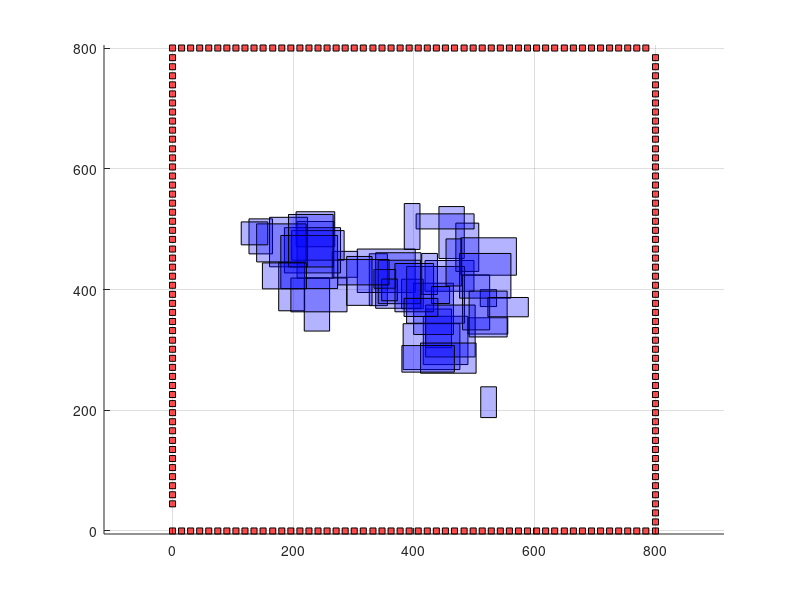

Write the MATLAB code that produced this figure.
axis equal;
hold on;
grid on;
block_x=[ 418.308 499.308 499.308 418.308 418.308 ];
block_y=[ 397.032 397.032 448.032 448.032 397.032 ];
h = fill(block_x, block_y, 'b');
set(h, 'FaceAlpha', 0.3);
set(h, 'EdgeColor', 'k');
block_x=[ 206.265 267.265 267.265 206.265 206.265 ];
block_y=[ 418.66 418.66 512.66 512.66 418.66 ];
h = fill(block_x, block_y, 'b');
set(h, 'FaceAlpha', 0.3);
set(h, 'EdgeColor', 'k');
block_x=[ 325.938 355.938 355.938 325.938 325.938 ];
block_y=[ 373.255 373.255 459.255 459.255 373.255 ];
h = fill(block_x, block_y, 'b');
set(h, 'FaceAlpha', 0.3);
set(h, 'EdgeColor', 'k');
block_x=[ 306.034 402.034 402.034 306.034 306.034 ];
block_y=[ 395.031 395.031 467.031 467.031 395.031 ];
h = fill(block_x, block_y, 'b');
set(h, 'FaceAlpha', 0.3);
set(h, 'EdgeColor', 'k');
block_x=[ 419.098 462.098 462.098 419.098 419.098 ];
block_y=[ 303.611 303.611 367.611 367.611 303.611 ];
h = fill(block_x, block_y, 'b');
set(h, 'FaceAlpha', 0.3);
set(h, 'EdgeColor', 'k');
block_x=[ 264.523 306.523 306.523 264.523 264.523 ];
block_y=[ 420.211 420.211 463.211 463.211 420.211 ];
h = fill(block_x, block_y, 'b');
set(h, 'FaceAlpha', 0.3);
set(h, 'EdgeColor', 'k');
block_x=[ 126.647 165.647 165.647 126.647 126.647 ];
block_y=[ 459.019 459.019 517.019 517.019 459.019 ];
h = fill(block_x, block_y, 'b');
set(h, 'FaceAlpha', 0.3);
set(h, 'EdgeColor', 'k');
block_x=[ 415.354 489.354 489.354 415.354 415.354 ];
block_y=[ 275.66 275.66 355.66 355.66 275.66 ];
h = fill(block_x, block_y, 'b');
set(h, 'FaceAlpha', 0.3);
set(h, 'EdgeColor', 'k');
block_x=[ 379.424 415.424 415.424 379.424 379.424 ];
block_y=[ 368.057 368.057 417.057 417.057 368.057 ];
h = fill(block_x, block_y, 'b');
set(h, 'FaceAlpha', 0.3);
set(h, 'EdgeColor', 'k');
block_x=[ 204.697 268.697 268.697 204.697 204.697 ];
block_y=[ 470.814 470.814 528.814 528.814 470.814 ];
h = fill(block_x, block_y, 'b');
set(h, 'FaceAlpha', 0.3);
set(h, 'EdgeColor', 'k');
block_x=[ 381.986 475.986 475.986 381.986 381.986 ];
block_y=[ 267.356 267.356 343.356 343.356 267.356 ];
h = fill(block_x, block_y, 'b');
set(h, 'FaceAlpha', 0.3);
set(h, 'EdgeColor', 'k');
block_x=[ 441.293 483.293 483.293 441.293 441.293 ];
block_y=[ 451.38 451.38 537.38 537.38 451.38 ];
h = fill(block_x, block_y, 'b');
set(h, 'FaceAlpha', 0.3);
set(h, 'EdgeColor', 'k');
block_x=[ 399.398 465.398 465.398 399.398 399.398 ];
block_y=[ 325.416 325.416 410.416 410.416 325.416 ];
h = fill(block_x, block_y, 'b');
set(h, 'FaceAlpha', 0.3);
set(h, 'EdgeColor', 'k');
block_x=[ 336.529 411.529 411.529 336.529 336.529 ];
block_y=[ 368.9 368.9 460.9 460.9 368.9 ];
h = fill(block_x, block_y, 'b');
set(h, 'FaceAlpha', 0.3);
set(h, 'EdgeColor', 'k');
block_x=[ 469.264 507.264 507.264 469.264 469.264 ];
block_y=[ 429.961 429.961 509.961 509.961 429.961 ];
h = fill(block_x, block_y, 'b');
set(h, 'FaceAlpha', 0.3);
set(h, 'EdgeColor', 'k');
block_x=[ 185.337 278.337 278.337 185.337 185.337 ];
block_y=[ 427.462 427.462 502.462 502.462 427.462 ];
h = fill(block_x, block_y, 'b');
set(h, 'FaceAlpha', 0.3);
set(h, 'EdgeColor', 'k');
block_x=[ 387.726 483.726 483.726 387.726 387.726 ];
block_y=[ 344.138 344.138 438.138 438.138 344.138 ];
h = fill(block_x, block_y, 'b');
set(h, 'FaceAlpha', 0.3);
set(h, 'EdgeColor', 'k');
block_x=[ 197.268 284.268 284.268 197.268 197.268 ];
block_y=[ 448.57 448.57 497.57 497.57 448.57 ];
h = fill(block_x, block_y, 'b');
set(h, 'FaceAlpha', 0.3);
set(h, 'EdgeColor', 'k');
block_x=[ 477.607 569.607 569.607 477.607 477.607 ];
block_y=[ 423.67 423.67 485.67 485.67 423.67 ];
h = fill(block_x, block_y, 'b');
set(h, 'FaceAlpha', 0.3);
set(h, 'EdgeColor', 'k');
block_x=[ 160.694 223.694 223.694 160.694 160.694 ];
block_y=[ 437.598 437.598 519.598 519.598 437.598 ];
h = fill(block_x, block_y, 'b');
set(h, 'FaceAlpha', 0.3);
set(h, 'EdgeColor', 'k');
block_x=[ 340.73 410.73 410.73 340.73 340.73 ];
block_y=[ 376.498 376.498 448.498 448.498 376.498 ];
h = fill(block_x, block_y, 'b');
set(h, 'FaceAlpha', 0.3);
set(h, 'EdgeColor', 'k');
block_x=[ 403.518 499.518 499.518 403.518 403.518 ];
block_y=[ 500.32 500.32 525.32 525.32 500.32 ];
h = fill(block_x, block_y, 'b');
set(h, 'FaceAlpha', 0.3);
set(h, 'EdgeColor', 'k');
block_x=[ 453.064 479.064 479.064 453.064 453.064 ];
block_y=[ 405.824 405.824 483.824 483.824 405.824 ];
h = fill(block_x, block_y, 'b');
set(h, 'FaceAlpha', 0.3);
set(h, 'EdgeColor', 'k');
block_x=[ 383.881 409.881 409.881 383.881 383.881 ];
block_y=[ 466.38 466.38 542.38 542.38 466.38 ];
h = fill(block_x, block_y, 'b');
set(h, 'FaceAlpha', 0.3);
set(h, 'EdgeColor', 'k');
block_x=[ 510.527 536.527 536.527 510.527 510.527 ];
block_y=[ 187.823 187.823 238.823 238.823 187.823 ];
h = fill(block_x, block_y, 'b');
set(h, 'FaceAlpha', 0.3);
set(h, 'EdgeColor', 'k');
block_x=[ 489.364 555.364 555.364 489.364 489.364 ];
block_y=[ 326.207 326.207 353.207 353.207 326.207 ];
h = fill(block_x, block_y, 'b');
set(h, 'FaceAlpha', 0.3);
set(h, 'EdgeColor', 'k');
block_x=[ 412.81 438.81 438.81 412.81 412.81 ];
block_y=[ 391.736 391.736 459.736 459.736 391.736 ];
h = fill(block_x, block_y, 'b');
set(h, 'FaceAlpha', 0.3);
set(h, 'EdgeColor', 'k');
block_x=[ 509.772 536.772 536.772 509.772 509.772 ];
block_y=[ 371.751 371.751 399.751 399.751 371.751 ];
h = fill(block_x, block_y, 'b');
set(h, 'FaceAlpha', 0.3);
set(h, 'EdgeColor', 'k');
block_x=[ 333.62 369.62 369.62 333.62 333.62 ];
block_y=[ 402.118 402.118 433.118 433.118 402.118 ];
h = fill(block_x, block_y, 'b');
set(h, 'FaceAlpha', 0.3);
set(h, 'EdgeColor', 'k');
block_x=[ 480.35 525.35 525.35 480.35 480.35 ];
block_y=[ 333.122 333.122 424.122 424.122 333.122 ];
h = fill(block_x, block_y, 'b');
set(h, 'FaceAlpha', 0.3);
set(h, 'EdgeColor', 'k');
block_x=[ 139.331 221.331 221.331 139.331 139.331 ];
block_y=[ 445.717 445.717 508.717 508.717 445.717 ];
h = fill(block_x, block_y, 'b');
set(h, 'FaceAlpha', 0.3);
set(h, 'EdgeColor', 'k');
block_x=[ 419.317 501.317 501.317 419.317 419.317 ];
block_y=[ 288.264 288.264 374.264 374.264 288.264 ];
h = fill(block_x, block_y, 'b');
set(h, 'FaceAlpha', 0.3);
set(h, 'EdgeColor', 'k');
block_x=[ 113.795 157.795 157.795 113.795 113.795 ];
block_y=[ 473.983 473.983 511.983 511.983 473.983 ];
h = fill(block_x, block_y, 'b');
set(h, 'FaceAlpha', 0.3);
set(h, 'EdgeColor', 'k');
block_x=[ 175.867 218.867 218.867 175.867 175.867 ];
block_y=[ 364.736 364.736 444.736 444.736 364.736 ];
h = fill(block_x, block_y, 'b');
set(h, 'FaceAlpha', 0.3);
set(h, 'EdgeColor', 'k');
block_x=[ 475.506 560.506 560.506 475.506 475.506 ];
block_y=[ 385.697 385.697 459.697 459.697 385.697 ];
h = fill(block_x, block_y, 'b');
set(h, 'FaceAlpha', 0.3);
set(h, 'EdgeColor', 'k');
block_x=[ 368.405 432.405 432.405 368.405 368.405 ];
block_y=[ 363.084 363.084 443.084 443.084 363.084 ];
h = fill(block_x, block_y, 'b');
set(h, 'FaceAlpha', 0.3);
set(h, 'EdgeColor', 'k');
block_x=[ 218.216 260.216 260.216 218.216 218.216 ];
block_y=[ 331.162 331.162 419.162 419.162 331.162 ];
h = fill(block_x, block_y, 'b');
set(h, 'FaceAlpha', 0.3);
set(h, 'EdgeColor', 'k');
block_x=[ 410.857 502.857 502.857 410.857 410.857 ];
block_y=[ 261.339 261.339 311.339 311.339 261.339 ];
h = fill(block_x, block_y, 'b');
set(h, 'FaceAlpha', 0.3);
set(h, 'EdgeColor', 'k');
block_x=[ 196.025 289.025 289.025 196.025 196.025 ];
block_y=[ 363.021 363.021 419.021 419.021 363.021 ];
h = fill(block_x, block_y, 'b');
set(h, 'FaceAlpha', 0.3);
set(h, 'EdgeColor', 'k');
block_x=[ 379.9 466.9 466.9 379.9 379.9 ];
block_y=[ 263.121 263.121 307.121 307.121 263.121 ];
h = fill(block_x, block_y, 'b');
set(h, 'FaceAlpha', 0.3);
set(h, 'EdgeColor', 'k');
block_x=[ 179.345 273.345 273.345 179.345 179.345 ];
block_y=[ 401.501 401.501 489.501 489.501 401.501 ];
h = fill(block_x, block_y, 'b');
set(h, 'FaceAlpha', 0.3);
set(h, 'EdgeColor', 'k');
block_x=[ 288.487 330.487 330.487 288.487 288.487 ];
block_y=[ 373.737 373.737 454.737 454.737 373.737 ];
h = fill(block_x, block_y, 'b');
set(h, 'FaceAlpha', 0.3);
set(h, 'EdgeColor', 'k');
block_x=[ 491.307 554.307 554.307 491.307 491.307 ];
block_y=[ 321.392 321.392 397.392 397.392 321.392 ];
h = fill(block_x, block_y, 'b');
set(h, 'FaceAlpha', 0.3);
set(h, 'EdgeColor', 'k');
block_x=[ 522.373 589.373 589.373 522.373 522.373 ];
block_y=[ 354.782 354.782 386.782 386.782 354.782 ];
h = fill(block_x, block_y, 'b');
set(h, 'FaceAlpha', 0.3);
set(h, 'EdgeColor', 'k');
block_x=[ 192.092 266.092 266.092 192.092 192.092 ];
block_y=[ 437.278 437.278 524.278 524.278 437.278 ];
h = fill(block_x, block_y, 'b');
set(h, 'FaceAlpha', 0.3);
set(h, 'EdgeColor', 'k');
block_x=[ 148.879 221.879 221.879 148.879 148.879 ];
block_y=[ 401.055 401.055 444.055 444.055 401.055 ];
h = fill(block_x, block_y, 'b');
set(h, 'FaceAlpha', 0.3);
set(h, 'EdgeColor', 'k');
block_x=[ 346.405 372.405 372.405 346.405 346.405 ];
block_y=[ 381.35 381.35 417.35 417.35 381.35 ];
h = fill(block_x, block_y, 'b');
set(h, 'FaceAlpha', 0.3);
set(h, 'EdgeColor', 'k');
block_x=[ 273.691 358.691 358.691 273.691 273.691 ];
block_y=[ 407.627 407.627 449.627 449.627 407.627 ];
h = fill(block_x, block_y, 'b');
set(h, 'FaceAlpha', 0.3);
set(h, 'EdgeColor', 'k');
block_x=[ 428.889 458.889 458.889 428.889 428.889 ];
block_y=[ 376.79 376.79 404.79 404.79 376.79 ];
h = fill(block_x, block_y, 'b');
set(h, 'FaceAlpha', 0.3);
set(h, 'EdgeColor', 'k');
block_x=[ 383.556 439.556 439.556 383.556 383.556 ];
block_y=[ 355.32 355.32 385.32 385.32 355.32 ];
h = fill(block_x, block_y, 'b');
set(h, 'FaceAlpha', 0.3);
set(h, 'EdgeColor', 'k');
block_x=[ -5 5 5 -5 -5 ];
block_y=[ 40 40 50 50 40 ];
h = fill(block_x, block_y, 'r');
set(h, 'FaceAlpha', 0.7);
set(h, 'EdgeColor', 'k');
block_x=[ -5 5 5 -5 -5 ];
block_y=[ 55 55 65 65 55 ];
h = fill(block_x, block_y, 'r');
set(h, 'FaceAlpha', 0.7);
set(h, 'EdgeColor', 'k');
block_x=[ -5 5 5 -5 -5 ];
block_y=[ 70 70 80 80 70 ];
h = fill(block_x, block_y, 'r');
set(h, 'FaceAlpha', 0.7);
set(h, 'EdgeColor', 'k');
block_x=[ -5 5 5 -5 -5 ];
block_y=[ 115 115 125 125 115 ];
h = fill(block_x, block_y, 'r');
set(h, 'FaceAlpha', 0.7);
set(h, 'EdgeColor', 'k');
block_x=[ -5 5 5 -5 -5 ];
block_y=[ 130 130 140 140 130 ];
h = fill(block_x, block_y, 'r');
set(h, 'FaceAlpha', 0.7);
set(h, 'EdgeColor', 'k');
block_x=[ -5 5 5 -5 -5 ];
block_y=[ 145 145 155 155 145 ];
h = fill(block_x, block_y, 'r');
set(h, 'FaceAlpha', 0.7);
set(h, 'EdgeColor', 'k');
block_x=[ -5 5 5 -5 -5 ];
block_y=[ 161 161 171 171 161 ];
h = fill(block_x, block_y, 'r');
set(h, 'FaceAlpha', 0.7);
set(h, 'EdgeColor', 'k');
block_x=[ -5 5 5 -5 -5 ];
block_y=[ 176 176 186 186 176 ];
h = fill(block_x, block_y, 'r');
set(h, 'FaceAlpha', 0.7);
set(h, 'EdgeColor', 'k');
block_x=[ 795 805 805 795 795 ];
block_y=[ 583 583 593 593 583 ];
h = fill(block_x, block_y, 'r');
set(h, 'FaceAlpha', 0.7);
set(h, 'EdgeColor', 'k');
block_x=[ 795 805 805 795 795 ];
block_y=[ 553 553 563 563 553 ];
h = fill(block_x, block_y, 'r');
set(h, 'FaceAlpha', 0.7);
set(h, 'EdgeColor', 'k');
block_x=[ 795 805 805 795 795 ];
block_y=[ 523 523 533 533 523 ];
h = fill(block_x, block_y, 'r');
set(h, 'FaceAlpha', 0.7);
set(h, 'EdgeColor', 'k');
block_x=[ -5 5 5 -5 -5 ];
block_y=[ 372 372 382 382 372 ];
h = fill(block_x, block_y, 'r');
set(h, 'FaceAlpha', 0.7);
set(h, 'EdgeColor', 'k');
block_x=[ 795 805 805 795 795 ];
block_y=[ 493 493 503 503 493 ];
h = fill(block_x, block_y, 'r');
set(h, 'FaceAlpha', 0.7);
set(h, 'EdgeColor', 'k');
block_x=[ 795 805 805 795 795 ];
block_y=[ 644 644 654 654 644 ];
h = fill(block_x, block_y, 'r');
set(h, 'FaceAlpha', 0.7);
set(h, 'EdgeColor', 'k');
block_x=[ 55 65 65 55 55 ];
block_y=[ 795 795 805 805 795 ];
h = fill(block_x, block_y, 'r');
set(h, 'FaceAlpha', 0.7);
set(h, 'EdgeColor', 'k');
block_x=[ 795 805 805 795 795 ];
block_y=[ 447 447 457 457 447 ];
h = fill(block_x, block_y, 'r');
set(h, 'FaceAlpha', 0.7);
set(h, 'EdgeColor', 'k');
block_x=[ 795 805 805 795 795 ];
block_y=[ 432 432 442 442 432 ];
h = fill(block_x, block_y, 'r');
set(h, 'FaceAlpha', 0.7);
set(h, 'EdgeColor', 'k');
block_x=[ 795 805 805 795 795 ];
block_y=[ 417 417 427 427 417 ];
h = fill(block_x, block_y, 'r');
set(h, 'FaceAlpha', 0.7);
set(h, 'EdgeColor', 'k');
block_x=[ 795 805 805 795 795 ];
block_y=[ 402 402 412 412 402 ];
h = fill(block_x, block_y, 'r');
set(h, 'FaceAlpha', 0.7);
set(h, 'EdgeColor', 'k');
block_x=[ 795 805 805 795 795 ];
block_y=[ 372 372 382 382 372 ];
h = fill(block_x, block_y, 'r');
set(h, 'FaceAlpha', 0.7);
set(h, 'EdgeColor', 'k');
block_x=[ 644 654 654 644 644 ];
block_y=[ -5 -5 5 5 -5 ];
h = fill(block_x, block_y, 'r');
set(h, 'FaceAlpha', 0.7);
set(h, 'EdgeColor', 'k');
block_x=[ 795 805 805 795 795 ];
block_y=[ 598 598 608 608 598 ];
h = fill(block_x, block_y, 'r');
set(h, 'FaceAlpha', 0.7);
set(h, 'EdgeColor', 'k');
block_x=[ -5 5 5 -5 -5 ];
block_y=[ 387 387 397 397 387 ];
h = fill(block_x, block_y, 'r');
set(h, 'FaceAlpha', 0.7);
set(h, 'EdgeColor', 'k');
block_x=[ 795 805 805 795 795 ];
block_y=[ 779 779 789 789 779 ];
h = fill(block_x, block_y, 'r');
set(h, 'FaceAlpha', 0.7);
set(h, 'EdgeColor', 'k');
block_x=[ 795 805 805 795 795 ];
block_y=[ 251 251 261 261 251 ];
h = fill(block_x, block_y, 'r');
set(h, 'FaceAlpha', 0.7);
set(h, 'EdgeColor', 'k');
block_x=[ 795 805 805 795 795 ];
block_y=[ 628 628 638 638 628 ];
h = fill(block_x, block_y, 'r');
set(h, 'FaceAlpha', 0.7);
set(h, 'EdgeColor', 'k');
block_x=[ -5 5 5 -5 -5 ];
block_y=[ 523 523 533 533 523 ];
h = fill(block_x, block_y, 'r');
set(h, 'FaceAlpha', 0.7);
set(h, 'EdgeColor', 'k');
block_x=[ 795 805 805 795 795 ];
block_y=[ 221 221 231 231 221 ];
h = fill(block_x, block_y, 'r');
set(h, 'FaceAlpha', 0.7);
set(h, 'EdgeColor', 'k');
block_x=[ 583 593 593 583 583 ];
block_y=[ 795 795 805 805 795 ];
h = fill(block_x, block_y, 'r');
set(h, 'FaceAlpha', 0.7);
set(h, 'EdgeColor', 'k');
block_x=[ 795 805 805 795 795 ];
block_y=[ 296 296 306 306 296 ];
h = fill(block_x, block_y, 'r');
set(h, 'FaceAlpha', 0.7);
set(h, 'EdgeColor', 'k');
block_x=[ 795 805 805 795 795 ];
block_y=[ 176 176 186 186 176 ];
h = fill(block_x, block_y, 'r');
set(h, 'FaceAlpha', 0.7);
set(h, 'EdgeColor', 'k');
block_x=[ -5 5 5 -5 -5 ];
block_y=[ 478 478 488 488 478 ];
h = fill(block_x, block_y, 'r');
set(h, 'FaceAlpha', 0.7);
set(h, 'EdgeColor', 'k');
block_x=[ 795 805 805 795 795 ];
block_y=[ 100 100 110 110 100 ];
h = fill(block_x, block_y, 'r');
set(h, 'FaceAlpha', 0.7);
set(h, 'EdgeColor', 'k');
block_x=[ 795 805 805 795 795 ];
block_y=[ 161 161 171 171 161 ];
h = fill(block_x, block_y, 'r');
set(h, 'FaceAlpha', 0.7);
set(h, 'EdgeColor', 'k');
block_x=[ 327 337 337 327 327 ];
block_y=[ -5 -5 5 5 -5 ];
h = fill(block_x, block_y, 'r');
set(h, 'FaceAlpha', 0.7);
set(h, 'EdgeColor', 'k');
block_x=[ 795 805 805 795 795 ];
block_y=[ 85 85 95 95 85 ];
h = fill(block_x, block_y, 'r');
set(h, 'FaceAlpha', 0.7);
set(h, 'EdgeColor', 'k');
block_x=[ 795 805 805 795 795 ];
block_y=[ 191 191 201 201 191 ];
h = fill(block_x, block_y, 'r');
set(h, 'FaceAlpha', 0.7);
set(h, 'EdgeColor', 'k');
block_x=[ 795 805 805 795 795 ];
block_y=[ 55 55 65 65 55 ];
h = fill(block_x, block_y, 'r');
set(h, 'FaceAlpha', 0.7);
set(h, 'EdgeColor', 'k');
block_x=[ 795 805 805 795 795 ];
block_y=[ 266 266 276 276 266 ];
h = fill(block_x, block_y, 'r');
set(h, 'FaceAlpha', 0.7);
set(h, 'EdgeColor', 'k');
block_x=[ 704 714 714 704 704 ];
block_y=[ -5 -5 5 5 -5 ];
h = fill(block_x, block_y, 'r');
set(h, 'FaceAlpha', 0.7);
set(h, 'EdgeColor', 'k');
block_x=[ 795 805 805 795 795 ];
block_y=[ 25 25 35 35 25 ];
h = fill(block_x, block_y, 'r');
set(h, 'FaceAlpha', 0.7);
set(h, 'EdgeColor', 'k');
block_x=[ 221 231 231 221 221 ];
block_y=[ -5 -5 5 5 -5 ];
h = fill(block_x, block_y, 'r');
set(h, 'FaceAlpha', 0.7);
set(h, 'EdgeColor', 'k');
block_x=[ 417 427 427 417 417 ];
block_y=[ 795 795 805 805 795 ];
h = fill(block_x, block_y, 'r');
set(h, 'FaceAlpha', 0.7);
set(h, 'EdgeColor', 'k');
block_x=[ 795 805 805 795 795 ];
block_y=[ 10 10 20 20 10 ];
h = fill(block_x, block_y, 'r');
set(h, 'FaceAlpha', 0.7);
set(h, 'EdgeColor', 'k');
block_x=[ 100 110 110 100 100 ];
block_y=[ -5 -5 5 5 -5 ];
h = fill(block_x, block_y, 'r');
set(h, 'FaceAlpha', 0.7);
set(h, 'EdgeColor', 'k');
block_x=[ -5 5 5 -5 -5 ];
block_y=[ 266 266 276 276 266 ];
h = fill(block_x, block_y, 'r');
set(h, 'FaceAlpha', 0.7);
set(h, 'EdgeColor', 'k');
block_x=[ 795 805 805 795 795 ];
block_y=[ 130 130 140 140 130 ];
h = fill(block_x, block_y, 'r');
set(h, 'FaceAlpha', 0.7);
set(h, 'EdgeColor', 'k');
block_x=[ 734 744 744 734 734 ];
block_y=[ 795 795 805 805 795 ];
h = fill(block_x, block_y, 'r');
set(h, 'FaceAlpha', 0.7);
set(h, 'EdgeColor', 'k');
block_x=[ 493 503 503 493 493 ];
block_y=[ 795 795 805 805 795 ];
h = fill(block_x, block_y, 'r');
set(h, 'FaceAlpha', 0.7);
set(h, 'EdgeColor', 'k');
block_x=[ 719 729 729 719 719 ];
block_y=[ -5 -5 5 5 -5 ];
h = fill(block_x, block_y, 'r');
set(h, 'FaceAlpha', 0.7);
set(h, 'EdgeColor', 'k');
block_x=[ 659 669 669 659 659 ];
block_y=[ -5 -5 5 5 -5 ];
h = fill(block_x, block_y, 'r');
set(h, 'FaceAlpha', 0.7);
set(h, 'EdgeColor', 'k');
block_x=[ 795 805 805 795 795 ];
block_y=[ 749 749 759 759 749 ];
h = fill(block_x, block_y, 'r');
set(h, 'FaceAlpha', 0.7);
set(h, 'EdgeColor', 'k');
block_x=[ 25 35 35 25 25 ];
block_y=[ -5 -5 5 5 -5 ];
h = fill(block_x, block_y, 'r');
set(h, 'FaceAlpha', 0.7);
set(h, 'EdgeColor', 'k');
block_x=[ 795 805 805 795 795 ];
block_y=[ 236 236 246 246 236 ];
h = fill(block_x, block_y, 'r');
set(h, 'FaceAlpha', 0.7);
set(h, 'EdgeColor', 'k');
block_x=[ 191 201 201 191 191 ];
block_y=[ -5 -5 5 5 -5 ];
h = fill(block_x, block_y, 'r');
set(h, 'FaceAlpha', 0.7);
set(h, 'EdgeColor', 'k');
block_x=[ 538 548 548 538 538 ];
block_y=[ 795 795 805 805 795 ];
h = fill(block_x, block_y, 'r');
set(h, 'FaceAlpha', 0.7);
set(h, 'EdgeColor', 'k');
block_x=[ 447 457 457 447 447 ];
block_y=[ -5 -5 5 5 -5 ];
h = fill(block_x, block_y, 'r');
set(h, 'FaceAlpha', 0.7);
set(h, 'EdgeColor', 'k');
block_x=[ 130 140 140 130 130 ];
block_y=[ -5 -5 5 5 -5 ];
h = fill(block_x, block_y, 'r');
set(h, 'FaceAlpha', 0.7);
set(h, 'EdgeColor', 'k');
block_x=[ 357 367 367 357 357 ];
block_y=[ -5 -5 5 5 -5 ];
h = fill(block_x, block_y, 'r');
set(h, 'FaceAlpha', 0.7);
set(h, 'EdgeColor', 'k');
block_x=[ 795 805 805 795 795 ];
block_y=[ 206 206 216 216 206 ];
h = fill(block_x, block_y, 'r');
set(h, 'FaceAlpha', 0.7);
set(h, 'EdgeColor', 'k');
block_x=[ 598 608 608 598 598 ];
block_y=[ 795 795 805 805 795 ];
h = fill(block_x, block_y, 'r');
set(h, 'FaceAlpha', 0.7);
set(h, 'EdgeColor', 'k');
block_x=[ 176 186 186 176 176 ];
block_y=[ -5 -5 5 5 -5 ];
h = fill(block_x, block_y, 'r');
set(h, 'FaceAlpha', 0.7);
set(h, 'EdgeColor', 'k');
block_x=[ 266 276 276 266 266 ];
block_y=[ -5 -5 5 5 -5 ];
h = fill(block_x, block_y, 'r');
set(h, 'FaceAlpha', 0.7);
set(h, 'EdgeColor', 'k');
block_x=[ 795 805 805 795 795 ];
block_y=[ 387 387 397 397 387 ];
h = fill(block_x, block_y, 'r');
set(h, 'FaceAlpha', 0.7);
set(h, 'EdgeColor', 'k');
block_x=[ 795 805 805 795 795 ];
block_y=[ -5 -5 5 5 -5 ];
h = fill(block_x, block_y, 'r');
set(h, 'FaceAlpha', 0.7);
set(h, 'EdgeColor', 'k');
block_x=[ 281 291 291 281 281 ];
block_y=[ -5 -5 5 5 -5 ];
h = fill(block_x, block_y, 'r');
set(h, 'FaceAlpha', 0.7);
set(h, 'EdgeColor', 'k');
block_x=[ 402 412 412 402 402 ];
block_y=[ -5 -5 5 5 -5 ];
h = fill(block_x, block_y, 'r');
set(h, 'FaceAlpha', 0.7);
set(h, 'EdgeColor', 'k');
block_x=[ 161 171 171 161 161 ];
block_y=[ 795 795 805 805 795 ];
h = fill(block_x, block_y, 'r');
set(h, 'FaceAlpha', 0.7);
set(h, 'EdgeColor', 'k');
block_x=[ 206 216 216 206 206 ];
block_y=[ -5 -5 5 5 -5 ];
h = fill(block_x, block_y, 'r');
set(h, 'FaceAlpha', 0.7);
set(h, 'EdgeColor', 'k');
block_x=[ -5 5 5 -5 -5 ];
block_y=[ 311 311 321 321 311 ];
h = fill(block_x, block_y, 'r');
set(h, 'FaceAlpha', 0.7);
set(h, 'EdgeColor', 'k');
block_x=[ 311 321 321 311 311 ];
block_y=[ -5 -5 5 5 -5 ];
h = fill(block_x, block_y, 'r');
set(h, 'FaceAlpha', 0.7);
set(h, 'EdgeColor', 'k');
block_x=[ 10 20 20 10 10 ];
block_y=[ -5 -5 5 5 -5 ];
h = fill(block_x, block_y, 'r');
set(h, 'FaceAlpha', 0.7);
set(h, 'EdgeColor', 'k');
block_x=[ -5 5 5 -5 -5 ];
block_y=[ 417 417 427 427 417 ];
h = fill(block_x, block_y, 'r');
set(h, 'FaceAlpha', 0.7);
set(h, 'EdgeColor', 'k');
block_x=[ 795 805 805 795 795 ];
block_y=[ 281 281 291 291 281 ];
h = fill(block_x, block_y, 'r');
set(h, 'FaceAlpha', 0.7);
set(h, 'EdgeColor', 'k');
block_x=[ 236 246 246 236 236 ];
block_y=[ -5 -5 5 5 -5 ];
h = fill(block_x, block_y, 'r');
set(h, 'FaceAlpha', 0.7);
set(h, 'EdgeColor', 'k');
block_x=[ 795 805 805 795 795 ];
block_y=[ 357 357 367 367 357 ];
h = fill(block_x, block_y, 'r');
set(h, 'FaceAlpha', 0.7);
set(h, 'EdgeColor', 'k');
block_x=[ 719 729 729 719 719 ];
block_y=[ 795 795 805 805 795 ];
h = fill(block_x, block_y, 'r');
set(h, 'FaceAlpha', 0.7);
set(h, 'EdgeColor', 'k');
block_x=[ 100 110 110 100 100 ];
block_y=[ 795 795 805 805 795 ];
h = fill(block_x, block_y, 'r');
set(h, 'FaceAlpha', 0.7);
set(h, 'EdgeColor', 'k');
block_x=[ 85 95 95 85 85 ];
block_y=[ -5 -5 5 5 -5 ];
h = fill(block_x, block_y, 'r');
set(h, 'FaceAlpha', 0.7);
set(h, 'EdgeColor', 'k');
block_x=[ -5 5 5 -5 -5 ];
block_y=[ 734 734 744 744 734 ];
h = fill(block_x, block_y, 'r');
set(h, 'FaceAlpha', 0.7);
set(h, 'EdgeColor', 'k');
block_x=[ 478 488 488 478 478 ];
block_y=[ -5 -5 5 5 -5 ];
h = fill(block_x, block_y, 'r');
set(h, 'FaceAlpha', 0.7);
set(h, 'EdgeColor', 'k');
block_x=[ 795 805 805 795 795 ];
block_y=[ 613 613 623 623 613 ];
h = fill(block_x, block_y, 'r');
set(h, 'FaceAlpha', 0.7);
set(h, 'EdgeColor', 'k');
block_x=[ 764 774 774 764 764 ];
block_y=[ 795 795 805 805 795 ];
h = fill(block_x, block_y, 'r');
set(h, 'FaceAlpha', 0.7);
set(h, 'EdgeColor', 'k');
block_x=[ 674 684 684 674 674 ];
block_y=[ 795 795 805 805 795 ];
h = fill(block_x, block_y, 'r');
set(h, 'FaceAlpha', 0.7);
set(h, 'EdgeColor', 'k');
block_x=[ 266 276 276 266 266 ];
block_y=[ 795 795 805 805 795 ];
h = fill(block_x, block_y, 'r');
set(h, 'FaceAlpha', 0.7);
set(h, 'EdgeColor', 'k');
block_x=[ 296 306 306 296 296 ];
block_y=[ -5 -5 5 5 -5 ];
h = fill(block_x, block_y, 'r');
set(h, 'FaceAlpha', 0.7);
set(h, 'EdgeColor', 'k');
block_x=[ 795 805 805 795 795 ];
block_y=[ 674 674 684 684 674 ];
h = fill(block_x, block_y, 'r');
set(h, 'FaceAlpha', 0.7);
set(h, 'EdgeColor', 'k');
block_x=[ 704 714 714 704 704 ];
block_y=[ 795 795 805 805 795 ];
h = fill(block_x, block_y, 'r');
set(h, 'FaceAlpha', 0.7);
set(h, 'EdgeColor', 'k');
block_x=[ -5 5 5 -5 -5 ];
block_y=[ 598 598 608 608 598 ];
h = fill(block_x, block_y, 'r');
set(h, 'FaceAlpha', 0.7);
set(h, 'EdgeColor', 'k');
block_x=[ 342 352 352 342 342 ];
block_y=[ -5 -5 5 5 -5 ];
h = fill(block_x, block_y, 'r');
set(h, 'FaceAlpha', 0.7);
set(h, 'EdgeColor', 'k');
block_x=[ 251 261 261 251 251 ];
block_y=[ -5 -5 5 5 -5 ];
h = fill(block_x, block_y, 'r');
set(h, 'FaceAlpha', 0.7);
set(h, 'EdgeColor', 'k');
block_x=[ 281 291 291 281 281 ];
block_y=[ 795 795 805 805 795 ];
h = fill(block_x, block_y, 'r');
set(h, 'FaceAlpha', 0.7);
set(h, 'EdgeColor', 'k');
block_x=[ 145 155 155 145 145 ];
block_y=[ -5 -5 5 5 -5 ];
h = fill(block_x, block_y, 'r');
set(h, 'FaceAlpha', 0.7);
set(h, 'EdgeColor', 'k');
block_x=[ 568 578 578 568 568 ];
block_y=[ 795 795 805 805 795 ];
h = fill(block_x, block_y, 'r');
set(h, 'FaceAlpha', 0.7);
set(h, 'EdgeColor', 'k');
block_x=[ 70 80 80 70 70 ];
block_y=[ -5 -5 5 5 -5 ];
h = fill(block_x, block_y, 'r');
set(h, 'FaceAlpha', 0.7);
set(h, 'EdgeColor', 'k');
block_x=[ 145 155 155 145 145 ];
block_y=[ 795 795 805 805 795 ];
h = fill(block_x, block_y, 'r');
set(h, 'FaceAlpha', 0.7);
set(h, 'EdgeColor', 'k');
block_x=[ 372 382 382 372 372 ];
block_y=[ -5 -5 5 5 -5 ];
h = fill(block_x, block_y, 'r');
set(h, 'FaceAlpha', 0.7);
set(h, 'EdgeColor', 'k');
block_x=[ -5 5 5 -5 -5 ];
block_y=[ 493 493 503 503 493 ];
h = fill(block_x, block_y, 'r');
set(h, 'FaceAlpha', 0.7);
set(h, 'EdgeColor', 'k');
block_x=[ 161 171 171 161 161 ];
block_y=[ -5 -5 5 5 -5 ];
h = fill(block_x, block_y, 'r');
set(h, 'FaceAlpha', 0.7);
set(h, 'EdgeColor', 'k');
block_x=[ 55 65 65 55 55 ];
block_y=[ -5 -5 5 5 -5 ];
h = fill(block_x, block_y, 'r');
set(h, 'FaceAlpha', 0.7);
set(h, 'EdgeColor', 'k');
block_x=[ -5 5 5 -5 -5 ];
block_y=[ 432 432 442 442 432 ];
h = fill(block_x, block_y, 'r');
set(h, 'FaceAlpha', 0.7);
set(h, 'EdgeColor', 'k');
block_x=[ -5 5 5 -5 -5 ];
block_y=[ 327 327 337 337 327 ];
h = fill(block_x, block_y, 'r');
set(h, 'FaceAlpha', 0.7);
set(h, 'EdgeColor', 'k');
block_x=[ 40 50 50 40 40 ];
block_y=[ -5 -5 5 5 -5 ];
h = fill(block_x, block_y, 'r');
set(h, 'FaceAlpha', 0.7);
set(h, 'EdgeColor', 'k');
block_x=[ 387 397 397 387 387 ];
block_y=[ -5 -5 5 5 -5 ];
h = fill(block_x, block_y, 'r');
set(h, 'FaceAlpha', 0.7);
set(h, 'EdgeColor', 'k');
block_x=[ 795 805 805 795 795 ];
block_y=[ 568 568 578 578 568 ];
h = fill(block_x, block_y, 'r');
set(h, 'FaceAlpha', 0.7);
set(h, 'EdgeColor', 'k');
block_x=[ 659 669 669 659 659 ];
block_y=[ 795 795 805 805 795 ];
h = fill(block_x, block_y, 'r');
set(h, 'FaceAlpha', 0.7);
set(h, 'EdgeColor', 'k');
block_x=[ 779 789 789 779 779 ];
block_y=[ -5 -5 5 5 -5 ];
h = fill(block_x, block_y, 'r');
set(h, 'FaceAlpha', 0.7);
set(h, 'EdgeColor', 'k');
block_x=[ -5 5 5 -5 -5 ];
block_y=[ 447 447 457 457 447 ];
h = fill(block_x, block_y, 'r');
set(h, 'FaceAlpha', 0.7);
set(h, 'EdgeColor', 'k');
block_x=[ 417 427 427 417 417 ];
block_y=[ -5 -5 5 5 -5 ];
h = fill(block_x, block_y, 'r');
set(h, 'FaceAlpha', 0.7);
set(h, 'EdgeColor', 'k');
block_x=[ 432 442 442 432 432 ];
block_y=[ -5 -5 5 5 -5 ];
h = fill(block_x, block_y, 'r');
set(h, 'FaceAlpha', 0.7);
set(h, 'EdgeColor', 'k');
block_x=[ 40 50 50 40 40 ];
block_y=[ 795 795 805 805 795 ];
h = fill(block_x, block_y, 'r');
set(h, 'FaceAlpha', 0.7);
set(h, 'EdgeColor', 'k');
block_x=[ -5 5 5 -5 -5 ];
block_y=[ 281 281 291 291 281 ];
h = fill(block_x, block_y, 'r');
set(h, 'FaceAlpha', 0.7);
set(h, 'EdgeColor', 'k');
block_x=[ 795 805 805 795 795 ];
block_y=[ 508 508 518 518 508 ];
h = fill(block_x, block_y, 'r');
set(h, 'FaceAlpha', 0.7);
set(h, 'EdgeColor', 'k');
block_x=[ 795 805 805 795 795 ];
block_y=[ 40 40 50 50 40 ];
h = fill(block_x, block_y, 'r');
set(h, 'FaceAlpha', 0.7);
set(h, 'EdgeColor', 'k');
block_x=[ -5 5 5 -5 -5 ];
block_y=[ 613 613 623 623 613 ];
h = fill(block_x, block_y, 'r');
set(h, 'FaceAlpha', 0.7);
set(h, 'EdgeColor', 'k');
block_x=[ 462 472 472 462 462 ];
block_y=[ -5 -5 5 5 -5 ];
h = fill(block_x, block_y, 'r');
set(h, 'FaceAlpha', 0.7);
set(h, 'EdgeColor', 'k');
block_x=[ 508 518 518 508 508 ];
block_y=[ -5 -5 5 5 -5 ];
h = fill(block_x, block_y, 'r');
set(h, 'FaceAlpha', 0.7);
set(h, 'EdgeColor', 'k');
block_x=[ 115 125 125 115 115 ];
block_y=[ 795 795 805 805 795 ];
h = fill(block_x, block_y, 'r');
set(h, 'FaceAlpha', 0.7);
set(h, 'EdgeColor', 'k');
block_x=[ 583 593 593 583 583 ];
block_y=[ -5 -5 5 5 -5 ];
h = fill(block_x, block_y, 'r');
set(h, 'FaceAlpha', 0.7);
set(h, 'EdgeColor', 'k');
block_x=[ -5 5 5 -5 -5 ];
block_y=[ 462 462 472 472 462 ];
h = fill(block_x, block_y, 'r');
set(h, 'FaceAlpha', 0.7);
set(h, 'EdgeColor', 'k');
block_x=[ 538 548 548 538 538 ];
block_y=[ -5 -5 5 5 -5 ];
h = fill(block_x, block_y, 'r');
set(h, 'FaceAlpha', 0.7);
set(h, 'EdgeColor', 'k');
block_x=[ 795 805 805 795 795 ];
block_y=[ 145 145 155 155 145 ];
h = fill(block_x, block_y, 'r');
set(h, 'FaceAlpha', 0.7);
set(h, 'EdgeColor', 'k');
block_x=[ 795 805 805 795 795 ];
block_y=[ 70 70 80 80 70 ];
h = fill(block_x, block_y, 'r');
set(h, 'FaceAlpha', 0.7);
set(h, 'EdgeColor', 'k');
block_x=[ 327 337 337 327 327 ];
block_y=[ 795 795 805 805 795 ];
h = fill(block_x, block_y, 'r');
set(h, 'FaceAlpha', 0.7);
set(h, 'EdgeColor', 'k');
block_x=[ 553 563 563 553 553 ];
block_y=[ -5 -5 5 5 -5 ];
h = fill(block_x, block_y, 'r');
set(h, 'FaceAlpha', 0.7);
set(h, 'EdgeColor', 'k');
block_x=[ -5 5 5 -5 -5 ];
block_y=[ 221 221 231 231 221 ];
h = fill(block_x, block_y, 'r');
set(h, 'FaceAlpha', 0.7);
set(h, 'EdgeColor', 'k');
block_x=[ 598 608 608 598 598 ];
block_y=[ -5 -5 5 5 -5 ];
h = fill(block_x, block_y, 'r');
set(h, 'FaceAlpha', 0.7);
set(h, 'EdgeColor', 'k');
block_x=[ 674 684 684 674 674 ];
block_y=[ -5 -5 5 5 -5 ];
h = fill(block_x, block_y, 'r');
set(h, 'FaceAlpha', 0.7);
set(h, 'EdgeColor', 'k');
block_x=[ 628 638 638 628 628 ];
block_y=[ -5 -5 5 5 -5 ];
h = fill(block_x, block_y, 'r');
set(h, 'FaceAlpha', 0.7);
set(h, 'EdgeColor', 'k');
block_x=[ 734 744 744 734 734 ];
block_y=[ -5 -5 5 5 -5 ];
h = fill(block_x, block_y, 'r');
set(h, 'FaceAlpha', 0.7);
set(h, 'EdgeColor', 'k');
block_x=[ -5 5 5 -5 -5 ];
block_y=[ 659 659 669 669 659 ];
h = fill(block_x, block_y, 'r');
set(h, 'FaceAlpha', 0.7);
set(h, 'EdgeColor', 'k');
block_x=[ 795 805 805 795 795 ];
block_y=[ 659 659 669 669 659 ];
h = fill(block_x, block_y, 'r');
set(h, 'FaceAlpha', 0.7);
set(h, 'EdgeColor', 'k');
block_x=[ 795 805 805 795 795 ];
block_y=[ 462 462 472 472 462 ];
h = fill(block_x, block_y, 'r');
set(h, 'FaceAlpha', 0.7);
set(h, 'EdgeColor', 'k');
block_x=[ 749 759 759 749 749 ];
block_y=[ -5 -5 5 5 -5 ];
h = fill(block_x, block_y, 'r');
set(h, 'FaceAlpha', 0.7);
set(h, 'EdgeColor', 'k');
block_x=[ 553 563 563 553 553 ];
block_y=[ 795 795 805 805 795 ];
h = fill(block_x, block_y, 'r');
set(h, 'FaceAlpha', 0.7);
set(h, 'EdgeColor', 'k');
block_x=[ -5 5 5 -5 -5 ];
block_y=[ 749 749 759 759 749 ];
h = fill(block_x, block_y, 'r');
set(h, 'FaceAlpha', 0.7);
set(h, 'EdgeColor', 'k');
block_x=[ 795 805 805 795 795 ];
block_y=[ 689 689 699 699 689 ];
h = fill(block_x, block_y, 'r');
set(h, 'FaceAlpha', 0.7);
set(h, 'EdgeColor', 'k');
block_x=[ 795 805 805 795 795 ];
block_y=[ 719 719 729 729 719 ];
h = fill(block_x, block_y, 'r');
set(h, 'FaceAlpha', 0.7);
set(h, 'EdgeColor', 'k');
block_x=[ 795 805 805 795 795 ];
block_y=[ 734 734 744 744 734 ];
h = fill(block_x, block_y, 'r');
set(h, 'FaceAlpha', 0.7);
set(h, 'EdgeColor', 'k');
block_x=[ 795 805 805 795 795 ];
block_y=[ 764 764 774 774 764 ];
h = fill(block_x, block_y, 'r');
set(h, 'FaceAlpha', 0.7);
set(h, 'EdgeColor', 'k');
block_x=[ 689 699 699 689 689 ];
block_y=[ -5 -5 5 5 -5 ];
h = fill(block_x, block_y, 'r');
set(h, 'FaceAlpha', 0.7);
set(h, 'EdgeColor', 'k');
block_x=[ 447 457 457 447 447 ];
block_y=[ 795 795 805 805 795 ];
h = fill(block_x, block_y, 'r');
set(h, 'FaceAlpha', 0.7);
set(h, 'EdgeColor', 'k');
block_x=[ -5 5 5 -5 -5 ];
block_y=[ 191 191 201 201 191 ];
h = fill(block_x, block_y, 'r');
set(h, 'FaceAlpha', 0.7);
set(h, 'EdgeColor', 'k');
block_x=[ 372 382 382 372 372 ];
block_y=[ 795 795 805 805 795 ];
h = fill(block_x, block_y, 'r');
set(h, 'FaceAlpha', 0.7);
set(h, 'EdgeColor', 'k');
block_x=[ 115 125 125 115 115 ];
block_y=[ -5 -5 5 5 -5 ];
h = fill(block_x, block_y, 'r');
set(h, 'FaceAlpha', 0.7);
set(h, 'EdgeColor', 'k');
block_x=[ 342 352 352 342 342 ];
block_y=[ 795 795 805 805 795 ];
h = fill(block_x, block_y, 'r');
set(h, 'FaceAlpha', 0.7);
set(h, 'EdgeColor', 'k');
block_x=[ 749 759 759 749 749 ];
block_y=[ 795 795 805 805 795 ];
h = fill(block_x, block_y, 'r');
set(h, 'FaceAlpha', 0.7);
set(h, 'EdgeColor', 'k');
block_x=[ 689 699 699 689 689 ];
block_y=[ 795 795 805 805 795 ];
h = fill(block_x, block_y, 'r');
set(h, 'FaceAlpha', 0.7);
set(h, 'EdgeColor', 'k');
block_x=[ 795 805 805 795 795 ];
block_y=[ 478 478 488 488 478 ];
h = fill(block_x, block_y, 'r');
set(h, 'FaceAlpha', 0.7);
set(h, 'EdgeColor', 'k');
block_x=[ -5 5 5 -5 -5 ];
block_y=[ 704 704 714 714 704 ];
h = fill(block_x, block_y, 'r');
set(h, 'FaceAlpha', 0.7);
set(h, 'EdgeColor', 'k');
block_x=[ 644 654 654 644 644 ];
block_y=[ 795 795 805 805 795 ];
h = fill(block_x, block_y, 'r');
set(h, 'FaceAlpha', 0.7);
set(h, 'EdgeColor', 'k');
block_x=[ 628 638 638 628 628 ];
block_y=[ 795 795 805 805 795 ];
h = fill(block_x, block_y, 'r');
set(h, 'FaceAlpha', 0.7);
set(h, 'EdgeColor', 'k');
block_x=[ 613 623 623 613 613 ];
block_y=[ 795 795 805 805 795 ];
h = fill(block_x, block_y, 'r');
set(h, 'FaceAlpha', 0.7);
set(h, 'EdgeColor', 'k');
block_x=[ -5 5 5 -5 -5 ];
block_y=[ 85 85 95 95 85 ];
h = fill(block_x, block_y, 'r');
set(h, 'FaceAlpha', 0.7);
set(h, 'EdgeColor', 'k');
block_x=[ 296 306 306 296 296 ];
block_y=[ 795 795 805 805 795 ];
h = fill(block_x, block_y, 'r');
set(h, 'FaceAlpha', 0.7);
set(h, 'EdgeColor', 'k');
block_x=[ 523 533 533 523 523 ];
block_y=[ 795 795 805 805 795 ];
h = fill(block_x, block_y, 'r');
set(h, 'FaceAlpha', 0.7);
set(h, 'EdgeColor', 'k');
block_x=[ 508 518 518 508 508 ];
block_y=[ 795 795 805 805 795 ];
h = fill(block_x, block_y, 'r');
set(h, 'FaceAlpha', 0.7);
set(h, 'EdgeColor', 'k');
block_x=[ 478 488 488 478 478 ];
block_y=[ 795 795 805 805 795 ];
h = fill(block_x, block_y, 'r');
set(h, 'FaceAlpha', 0.7);
set(h, 'EdgeColor', 'k');
block_x=[ 462 472 472 462 462 ];
block_y=[ 795 795 805 805 795 ];
h = fill(block_x, block_y, 'r');
set(h, 'FaceAlpha', 0.7);
set(h, 'EdgeColor', 'k');
block_x=[ -5 5 5 -5 -5 ];
block_y=[ 100 100 110 110 100 ];
h = fill(block_x, block_y, 'r');
set(h, 'FaceAlpha', 0.7);
set(h, 'EdgeColor', 'k');
block_x=[ 432 442 442 432 432 ];
block_y=[ 795 795 805 805 795 ];
h = fill(block_x, block_y, 'r');
set(h, 'FaceAlpha', 0.7);
set(h, 'EdgeColor', 'k');
block_x=[ 402 412 412 402 402 ];
block_y=[ 795 795 805 805 795 ];
h = fill(block_x, block_y, 'r');
set(h, 'FaceAlpha', 0.7);
set(h, 'EdgeColor', 'k');
block_x=[ 387 397 397 387 387 ];
block_y=[ 795 795 805 805 795 ];
h = fill(block_x, block_y, 'r');
set(h, 'FaceAlpha', 0.7);
set(h, 'EdgeColor', 'k');
block_x=[ 795 805 805 795 795 ];
block_y=[ 311 311 321 321 311 ];
h = fill(block_x, block_y, 'r');
set(h, 'FaceAlpha', 0.7);
set(h, 'EdgeColor', 'k');
block_x=[ -5 5 5 -5 -5 ];
block_y=[ 644 644 654 654 644 ];
h = fill(block_x, block_y, 'r');
set(h, 'FaceAlpha', 0.7);
set(h, 'EdgeColor', 'k');
block_x=[ 779 789 789 779 779 ];
block_y=[ 795 795 805 805 795 ];
h = fill(block_x, block_y, 'r');
set(h, 'FaceAlpha', 0.7);
set(h, 'EdgeColor', 'k');
block_x=[ 357 367 367 357 357 ];
block_y=[ 795 795 805 805 795 ];
h = fill(block_x, block_y, 'r');
set(h, 'FaceAlpha', 0.7);
set(h, 'EdgeColor', 'k');
block_x=[ 311 321 321 311 311 ];
block_y=[ 795 795 805 805 795 ];
h = fill(block_x, block_y, 'r');
set(h, 'FaceAlpha', 0.7);
set(h, 'EdgeColor', 'k');
block_x=[ 795 805 805 795 795 ];
block_y=[ 704 704 714 714 704 ];
h = fill(block_x, block_y, 'r');
set(h, 'FaceAlpha', 0.7);
set(h, 'EdgeColor', 'k');
block_x=[ 251 261 261 251 251 ];
block_y=[ 795 795 805 805 795 ];
h = fill(block_x, block_y, 'r');
set(h, 'FaceAlpha', 0.7);
set(h, 'EdgeColor', 'k');
block_x=[ 236 246 246 236 236 ];
block_y=[ 795 795 805 805 795 ];
h = fill(block_x, block_y, 'r');
set(h, 'FaceAlpha', 0.7);
set(h, 'EdgeColor', 'k');
block_x=[ 221 231 231 221 221 ];
block_y=[ 795 795 805 805 795 ];
h = fill(block_x, block_y, 'r');
set(h, 'FaceAlpha', 0.7);
set(h, 'EdgeColor', 'k');
block_x=[ 191 201 201 191 191 ];
block_y=[ 795 795 805 805 795 ];
h = fill(block_x, block_y, 'r');
set(h, 'FaceAlpha', 0.7);
set(h, 'EdgeColor', 'k');
block_x=[ 764 774 774 764 764 ];
block_y=[ -5 -5 5 5 -5 ];
h = fill(block_x, block_y, 'r');
set(h, 'FaceAlpha', 0.7);
set(h, 'EdgeColor', 'k');
block_x=[ 206 216 216 206 206 ];
block_y=[ 795 795 805 805 795 ];
h = fill(block_x, block_y, 'r');
set(h, 'FaceAlpha', 0.7);
set(h, 'EdgeColor', 'k');
block_x=[ 176 186 186 176 176 ];
block_y=[ 795 795 805 805 795 ];
h = fill(block_x, block_y, 'r');
set(h, 'FaceAlpha', 0.7);
set(h, 'EdgeColor', 'k');
block_x=[ 85 95 95 85 85 ];
block_y=[ 795 795 805 805 795 ];
h = fill(block_x, block_y, 'r');
set(h, 'FaceAlpha', 0.7);
set(h, 'EdgeColor', 'k');
block_x=[ 613 623 623 613 613 ];
block_y=[ -5 -5 5 5 -5 ];
h = fill(block_x, block_y, 'r');
set(h, 'FaceAlpha', 0.7);
set(h, 'EdgeColor', 'k');
block_x=[ 130 140 140 130 130 ];
block_y=[ 795 795 805 805 795 ];
h = fill(block_x, block_y, 'r');
set(h, 'FaceAlpha', 0.7);
set(h, 'EdgeColor', 'k');
block_x=[ 70 80 80 70 70 ];
block_y=[ 795 795 805 805 795 ];
h = fill(block_x, block_y, 'r');
set(h, 'FaceAlpha', 0.7);
set(h, 'EdgeColor', 'k');
block_x=[ -5 5 5 -5 -5 ];
block_y=[ 568 568 578 578 568 ];
h = fill(block_x, block_y, 'r');
set(h, 'FaceAlpha', 0.7);
set(h, 'EdgeColor', 'k');
block_x=[ 25 35 35 25 25 ];
block_y=[ 795 795 805 805 795 ];
h = fill(block_x, block_y, 'r');
set(h, 'FaceAlpha', 0.7);
set(h, 'EdgeColor', 'k');
block_x=[ 10 20 20 10 10 ];
block_y=[ 795 795 805 805 795 ];
h = fill(block_x, block_y, 'r');
set(h, 'FaceAlpha', 0.7);
set(h, 'EdgeColor', 'k');
block_x=[ -5 5 5 -5 -5 ];
block_y=[ 795 795 805 805 795 ];
h = fill(block_x, block_y, 'r');
set(h, 'FaceAlpha', 0.7);
set(h, 'EdgeColor', 'k');
block_x=[ 568 578 578 568 568 ];
block_y=[ -5 -5 5 5 -5 ];
h = fill(block_x, block_y, 'r');
set(h, 'FaceAlpha', 0.7);
set(h, 'EdgeColor', 'k');
block_x=[ -5 5 5 -5 -5 ];
block_y=[ 779 779 789 789 779 ];
h = fill(block_x, block_y, 'r');
set(h, 'FaceAlpha', 0.7);
set(h, 'EdgeColor', 'k');
block_x=[ -5 5 5 -5 -5 ];
block_y=[ 764 764 774 774 764 ];
h = fill(block_x, block_y, 'r');
set(h, 'FaceAlpha', 0.7);
set(h, 'EdgeColor', 'k');
block_x=[ -5 5 5 -5 -5 ];
block_y=[ 719 719 729 729 719 ];
h = fill(block_x, block_y, 'r');
set(h, 'FaceAlpha', 0.7);
set(h, 'EdgeColor', 'k');
block_x=[ -5 5 5 -5 -5 ];
block_y=[ 689 689 699 699 689 ];
h = fill(block_x, block_y, 'r');
set(h, 'FaceAlpha', 0.7);
set(h, 'EdgeColor', 'k');
block_x=[ -5 5 5 -5 -5 ];
block_y=[ 674 674 684 684 674 ];
h = fill(block_x, block_y, 'r');
set(h, 'FaceAlpha', 0.7);
set(h, 'EdgeColor', 'k');
block_x=[ 493 503 503 493 493 ];
block_y=[ -5 -5 5 5 -5 ];
h = fill(block_x, block_y, 'r');
set(h, 'FaceAlpha', 0.7);
set(h, 'EdgeColor', 'k');
block_x=[ -5 5 5 -5 -5 ];
block_y=[ 236 236 246 246 236 ];
h = fill(block_x, block_y, 'r');
set(h, 'FaceAlpha', 0.7);
set(h, 'EdgeColor', 'k');
block_x=[ -5 5 5 -5 -5 ];
block_y=[ -5 -5 5 5 -5 ];
h = fill(block_x, block_y, 'r');
set(h, 'FaceAlpha', 0.7);
set(h, 'EdgeColor', 'k');
block_x=[ -5 5 5 -5 -5 ];
block_y=[ 628 628 638 638 628 ];
h = fill(block_x, block_y, 'r');
set(h, 'FaceAlpha', 0.7);
set(h, 'EdgeColor', 'k');
block_x=[ 795 805 805 795 795 ];
block_y=[ 342 342 352 352 342 ];
h = fill(block_x, block_y, 'r');
set(h, 'FaceAlpha', 0.7);
set(h, 'EdgeColor', 'k');
block_x=[ -5 5 5 -5 -5 ];
block_y=[ 583 583 593 593 583 ];
h = fill(block_x, block_y, 'r');
set(h, 'FaceAlpha', 0.7);
set(h, 'EdgeColor', 'k');
block_x=[ -5 5 5 -5 -5 ];
block_y=[ 553 553 563 563 553 ];
h = fill(block_x, block_y, 'r');
set(h, 'FaceAlpha', 0.7);
set(h, 'EdgeColor', 'k');
block_x=[ 795 805 805 795 795 ];
block_y=[ 327 327 337 337 327 ];
h = fill(block_x, block_y, 'r');
set(h, 'FaceAlpha', 0.7);
set(h, 'EdgeColor', 'k');
block_x=[ -5 5 5 -5 -5 ];
block_y=[ 538 538 548 548 538 ];
h = fill(block_x, block_y, 'r');
set(h, 'FaceAlpha', 0.7);
set(h, 'EdgeColor', 'k');
block_x=[ -5 5 5 -5 -5 ];
block_y=[ 508 508 518 518 508 ];
h = fill(block_x, block_y, 'r');
set(h, 'FaceAlpha', 0.7);
set(h, 'EdgeColor', 'k');
block_x=[ -5 5 5 -5 -5 ];
block_y=[ 402 402 412 412 402 ];
h = fill(block_x, block_y, 'r');
set(h, 'FaceAlpha', 0.7);
set(h, 'EdgeColor', 'k');
block_x=[ -5 5 5 -5 -5 ];
block_y=[ 357 357 367 367 357 ];
h = fill(block_x, block_y, 'r');
set(h, 'FaceAlpha', 0.7);
set(h, 'EdgeColor', 'k');
block_x=[ 795 805 805 795 795 ];
block_y=[ 538 538 548 548 538 ];
h = fill(block_x, block_y, 'r');
set(h, 'FaceAlpha', 0.7);
set(h, 'EdgeColor', 'k');
block_x=[ 795 805 805 795 795 ];
block_y=[ 115 115 125 125 115 ];
h = fill(block_x, block_y, 'r');
set(h, 'FaceAlpha', 0.7);
set(h, 'EdgeColor', 'k');
block_x=[ -5 5 5 -5 -5 ];
block_y=[ 342 342 352 352 342 ];
h = fill(block_x, block_y, 'r');
set(h, 'FaceAlpha', 0.7);
set(h, 'EdgeColor', 'k');
block_x=[ -5 5 5 -5 -5 ];
block_y=[ 296 296 306 306 296 ];
h = fill(block_x, block_y, 'r');
set(h, 'FaceAlpha', 0.7);
set(h, 'EdgeColor', 'k');
block_x=[ -5 5 5 -5 -5 ];
block_y=[ 251 251 261 261 251 ];
h = fill(block_x, block_y, 'r');
set(h, 'FaceAlpha', 0.7);
set(h, 'EdgeColor', 'k');
block_x=[ 523 533 533 523 523 ];
block_y=[ -5 -5 5 5 -5 ];
h = fill(block_x, block_y, 'r');
set(h, 'FaceAlpha', 0.7);
set(h, 'EdgeColor', 'k');
block_x=[ -5 5 5 -5 -5 ];
block_y=[ 206 206 216 216 206 ];
h = fill(block_x, block_y, 'r');
set(h, 'FaceAlpha', 0.7);
set(h, 'EdgeColor', 'k');
